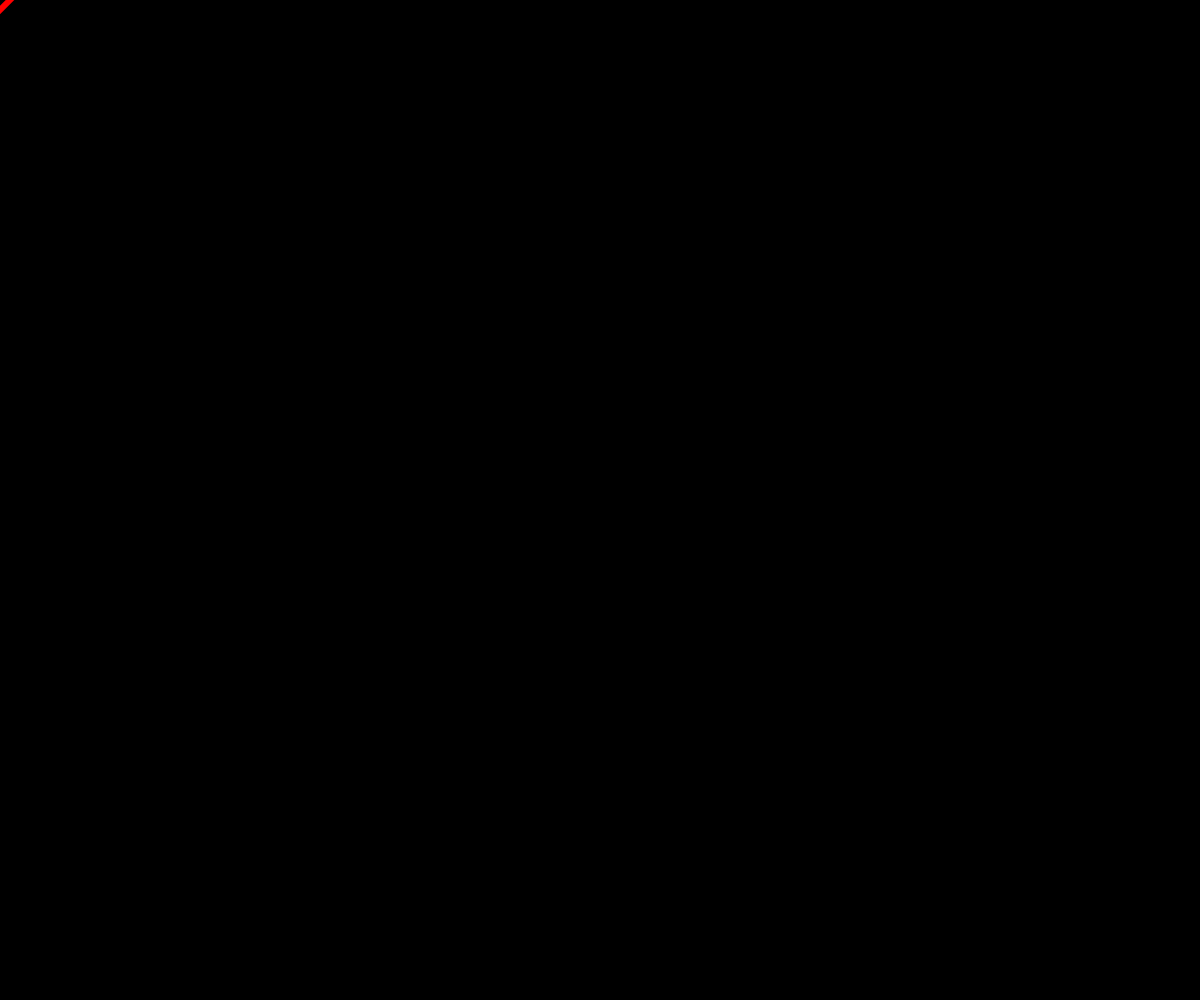
Frame 1 (no input)
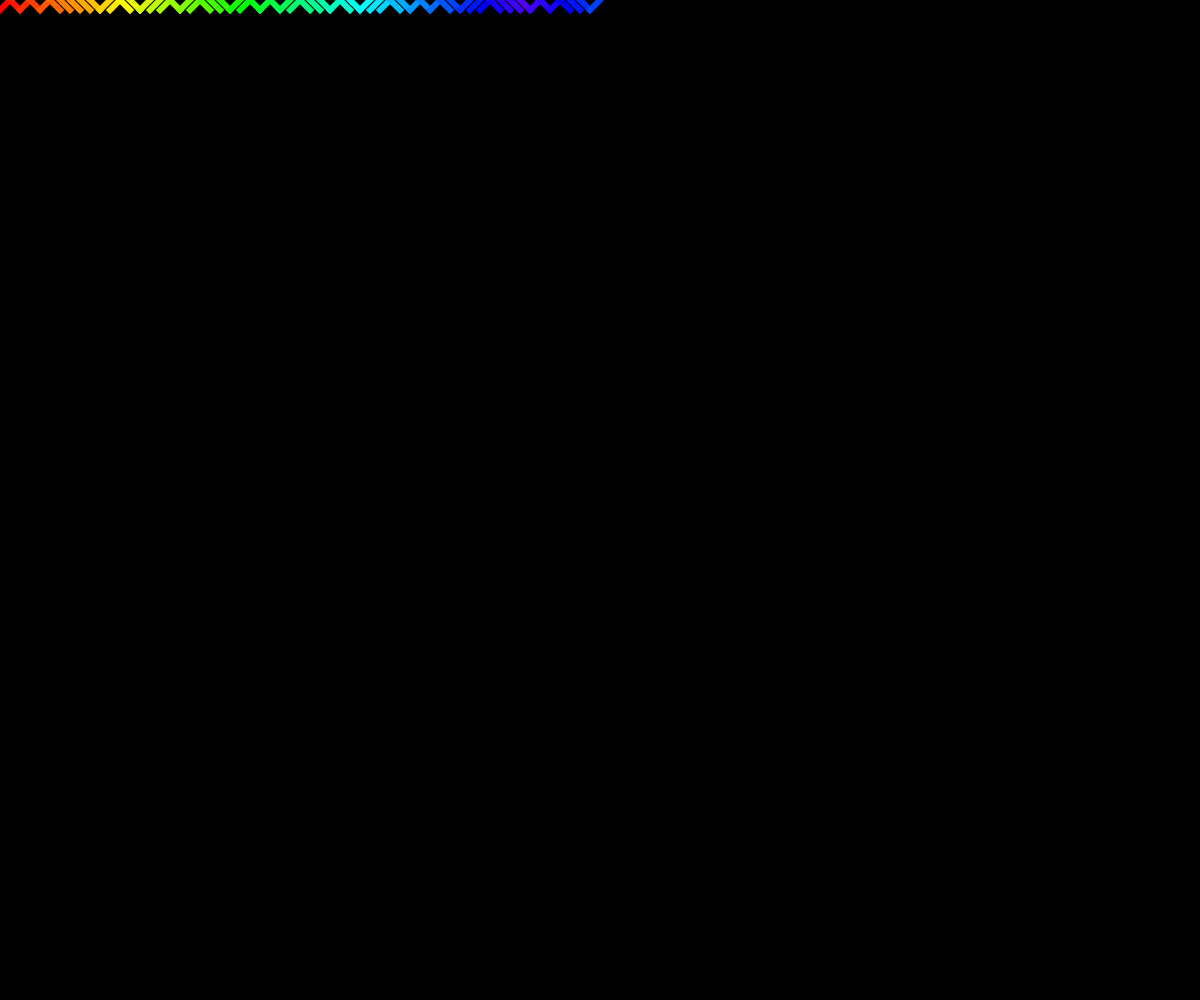
Frame 60 (no input)
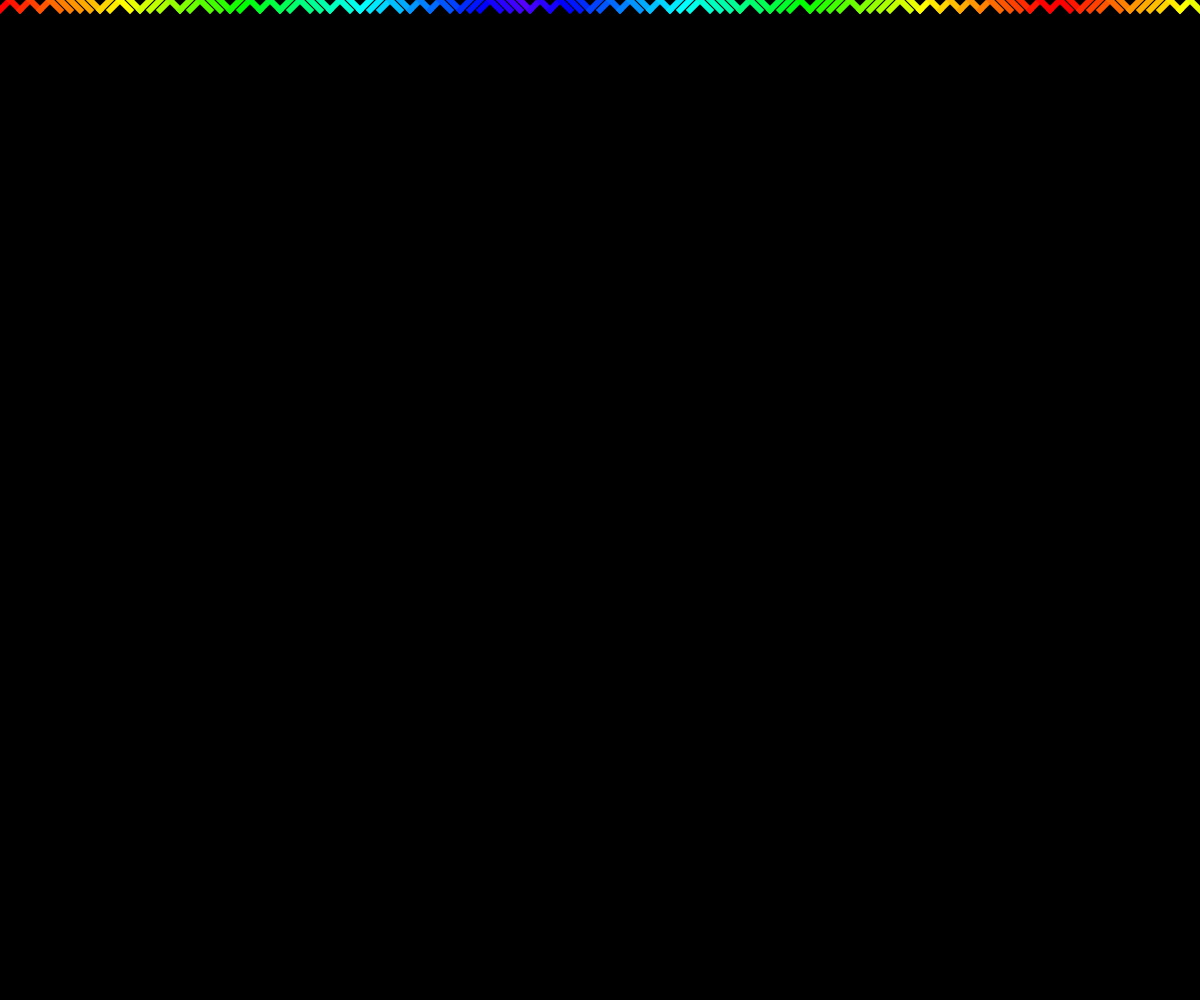
Frame 120 (the mouse pressed at the canvas centre since frame 60)

The p5.js sketch that drew these frames (run headless with seeded random() and noise() and a simulated clock; from frame 60 on, the mouse is pressed at the canvas centre):

// p5.js sketch
// ── sketch.js
let x = 0;
let y = 0;
let spacing = 10;
let col = 0;
let inc = 5;
let sweight = 6;
let weightinc = 0.02;

function setup() {
    createCanvas (windowWidth, windowHeight);
    background(0);
    colorMode(HSB);
}

function draw() {
  
  //line properties
    stroke(col, 255, 255);
    fill(col, 255, 255);
     strokeWeight(sweight);
     strokeCap(PROJECT);
     strokeJoin(MITER);
  
  //choose which type of line to draw
    
    if (random(1) < 0.50) {
        line(x, y, x + spacing, y + spacing); 
    } else {
        line(x, y + spacing, x + spacing, y);
    }
    
  //change position to draw the next line, and incrementally change the line's colour and thickness
    x = x + spacing;
    //sweight = sweight + weightinc;
          col = col + inc;
        if (col > 255 || col < 0) {
            inc = inc * -1;
        }
    
    if (x >= width) {
        x = 0;
        y = y + spacing;
    }
    
  //if the canvas is full, reset the position and clear the canvas  
    if (y >= height) {
        y = 0;
      background(0);
    }
    
//change the incrementation of the thickness of the line
    if (sweight > 8 || sweight < 0.5) {
        weightinc = weightinc * -1;
    }
}
